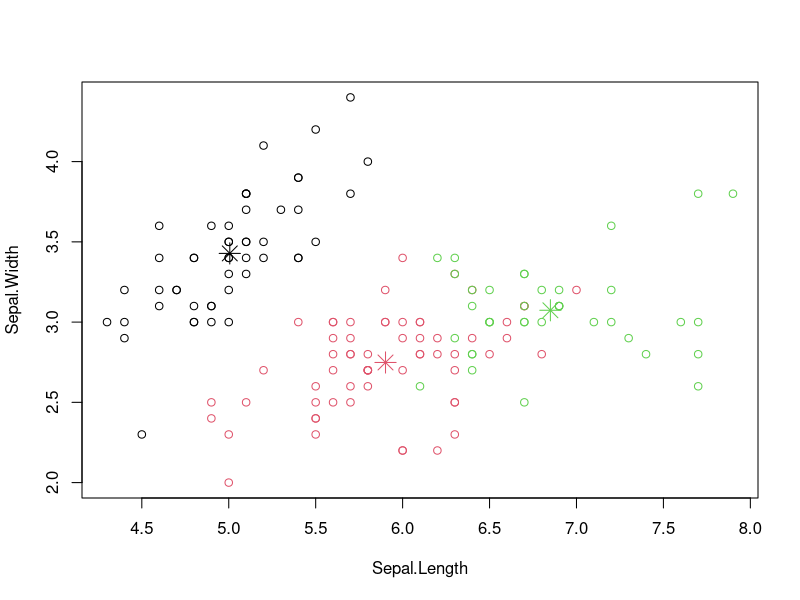

Reproduce this figure in R.
## ---- chunk 1
knitr::opts_chunk$set(echo = TRUE)
## ---- chunk 2
# Load the iris data set into iris
iris2 <- iris

#remove the species variable from the data
iris2$Species <- NULL

#setting a seed to get repeatble results
set.seed(123)
#apply the kmeans tothe iris2 data set. The 3 sets the cluster count to 3
(kmeans.result <- kmeans(iris2, 3))

#compare the actual classifications with the predicted clustering result using a confusion matrix
table(iris$Species, kmeans.result$cluster)
#after running the above code its easy to see that the setosa species is easy to separate from the other species.

#plot the species clusters with Sepal.Length and Sepal.Width
plot(iris2[c("Sepal.Length", "Sepal.Width")], col = kmeans.result$cluster)
points(kmeans.result$centers[,c("Sepal.Length", "Sepal.Width")], col = 1:3,
       pch = 8, cex=2)
#after looking at the graph you can see that the Setosa species (black points) are easily separated while the versicolor and virginica species have some overlap

